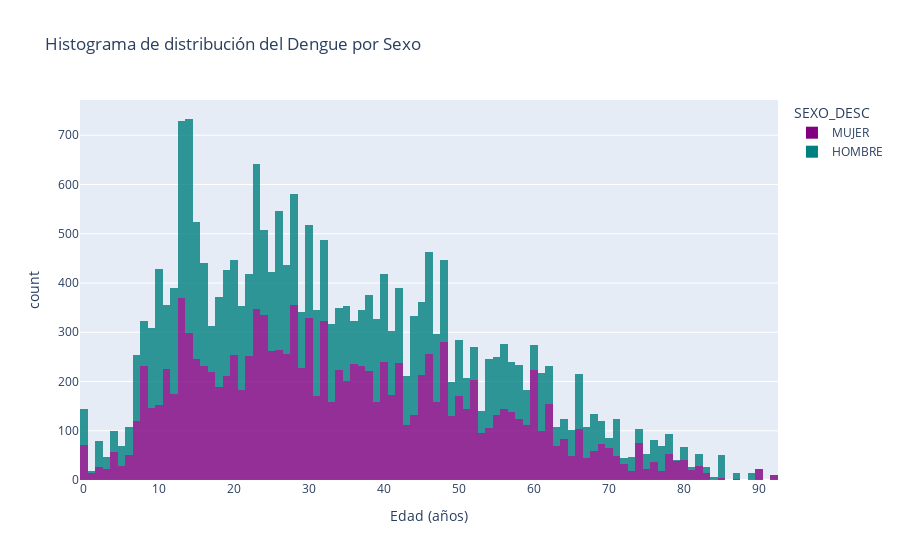

This figure's notebook cell:
### Code cell
# Crear histograma interactivo con Plotly
fig = px.histogram(df, x='EDAD_ANOS', color='SEXO_DESC', title='Histograma de distribución del Dengue por Sexo',
                   labels={'EDAD_ANOS': 'Edad (años)', 'count': 'Cantidad'},
                   opacity=0.8,  # Transparencia de las barras
                   color_discrete_sequence=['purple', 'teal']
                   )

# Mostrar el gráfico interactivo
fig.show()

### Figure 1 — Plotly figure (JSON) as saved in the notebook; plotly's stock layout.template omitted (floating-point values rounded to 4 significant figures; data arrays with more than 128 entries replaced by an {"elided": "..."} marker saying what was removed)
{"data": [{"alignmentgroup": "True", "bingroup": "x", "hovertemplate": "SEXO_DESC=MUJER<br>Edad (años)=%{x}<br>count=%{y}<extra></extra>", "legendgroup": "MUJER", "marker": {"color": "purple", "opacity": 0.8, "pattern": {"shape": ""}}, "name": "MUJER", "offsetgroup": "MUJER", "orientation": "v", "showlegend": true, "type": "histogram", "x": {"elided": "12884 int values"}, "xaxis": "x", "yaxis": "y"}, {"alignmentgroup": "True", "bingroup": "x", "hovertemplate": "SEXO_DESC=HOMBRE<br>Edad (años)=%{x}<br>count=%{y}<extra></extra>", "legendgroup": "HOMBRE", "marker": {"color": "teal", "opacity": 0.8, "pattern": {"shape": ""}}, "name": "HOMBRE", "offsetgroup": "HOMBRE", "orientation": "v", "showlegend": true, "type": "histogram", "x": {"elided": "10129 int values"}, "xaxis": "x", "yaxis": "y"}], "layout": {"barmode": "relative", "legend": {"title": {"text": "SEXO_DESC"}, "tracegroupgap": 0}, "title": {"text": "Histograma de distribución del Dengue por Sexo"}, "xaxis": {"anchor": "y", "domain": [0, 1], "title": {"text": "Edad (años)"}}, "yaxis": {"anchor": "x", "domain": [0, 1], "title": {"text": "count"}}}}
